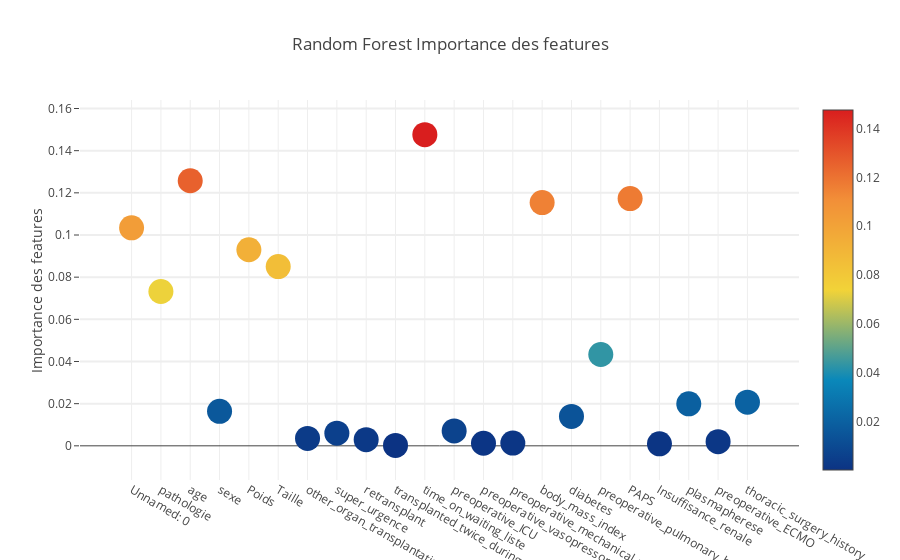

Notebook source saved alongside this figure:
### Markdown cell above
## Random Forest

### Code cell
trace = go.Scatter(x = feature_dataframe['features'].values,
    y = feature_dataframe['Random Forest Importance des features'].values,
    
    mode='markers',
    marker=dict(
        sizemode = 'diameter',
        sizeref = 1,
        size = 25,
        #color = np.random.randn(500), #set color equal to a variable
        color = feature_dataframe['Random Forest Importance des features'].values,
        colorscale='Portland',
        showscale=True
    ),
    text = feature_dataframe['features'].values
)

data = [trace]

layout= go.Layout(
    autosize= True,
    title= 'Random Forest Importance des features',
    hovermode= 'closest',
    yaxis=dict(
        title= 'Importance des features',
        ticklen= 5,
        gridwidth= 2
    ),
    showlegend= False
)

fig = go.Figure(data=data, layout=layout)

py.iplot(fig,filename='scatter2010')

### Figure 1 — Plotly figure (JSON) as saved in the notebook; plotly's stock layout.template omitted (floating-point values rounded to 4 significant figures)
{"data": [{"marker": {"color": [0.1034, 0.0732, 0.1257, 0.01636, 0.09301, 0.08503, 0.003526, 0.005988, 0.002903, 0.0002126, 0.1476, 0.007071, 0.001223, 0.001322, 0.1154, 0.01395, 0.04331, 0.1173, 0.0009623, 0.01991, 0.001959, 0.0207], "colorscale": "Portland", "showscale": true, "size": 25, "sizemode": "diameter", "sizeref": 1}, "mode": "markers", "text": ["Unnamed: 0", "pathologie", "age", "sexe", "Poids", "Taille", "other_organ_transplantation", "super_urgence", "retransplant", "transplanted_twice_during_study_period", "time_on_waiting_liste", "preoperative_ICU", "preoperative_vasopressor", "preoperative_mechanical_ventilation", "body_mass_index", "diabetes", "preoperative_pulmonary_hypertension", "PAPS", "Insuffisance_renale", "plasmapherese", "preoperative_ECMO", "thoracic_surgery_history"], "type": "scatter", "uid": "da591b58-e5c1-11e8-b722-87e74ea61965", "x": ["Unnamed: 0", "pathologie", "age", "sexe", "Poids", "Taille", "other_organ_transplantation", "super_urgence", "retransplant", "transplanted_twice_during_study_period", "time_on_waiting_liste", "preoperative_ICU", "preoperative_vasopressor", "preoperative_mechanical_ventilation", "body_mass_index", "diabetes", "preoperative_pulmonary_hypertension", "PAPS", "Insuffisance_renale", "plasmapherese", "preoperative_ECMO", "thoracic_surgery_history"], "y": [0.1034, 0.0732, 0.1257, 0.01636, 0.09301, 0.08503, 0.003526, 0.005988, 0.002903, 0.0002126, 0.1476, 0.007071, 0.001223, 0.001322, 0.1154, 0.01395, 0.04331, 0.1173, 0.0009623, 0.01991, 0.001959, 0.0207]}], "layout": {"autosize": true, "hovermode": "closest", "showlegend": false, "title": "Random Forest Importance des features", "yaxis": {"gridwidth": 2, "ticklen": 5, "title": "Importance des features"}}}
